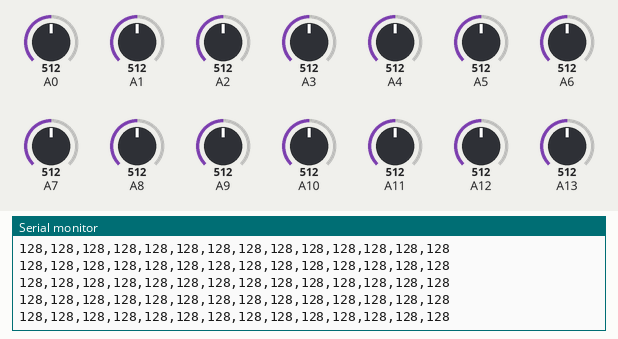
This sketch was run on a simulated Arduino Mega 2560, built with avr-gcc and run on an emulated ATmega2560. Parts: the last lines printed to the serial monitor. The inputs (shaded band) are chosen by the test bench; at power-on: A0 = 512, A1 = 512, A2 = 512, A3 = 512, A4 = 512, A5 = 512, A6 = 512, A7 = 512, A8 = 512, A9 = 512, A10 = 512, A11 = 512, A12 = 512, A13 = 512.

Above: at 1.2 s.
1.3 s: A0 set to 418
At 1.43 s:
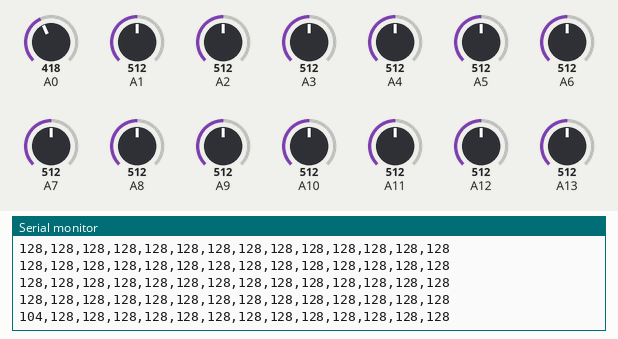
4.3 s: A0 set to 393
At 4.33 s:
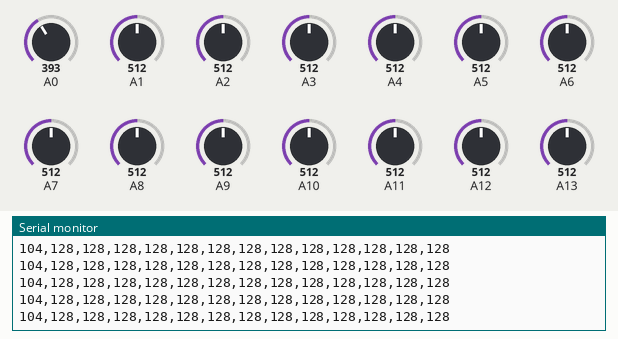
7.3 s: A1 set to 418
At 7.31 s:
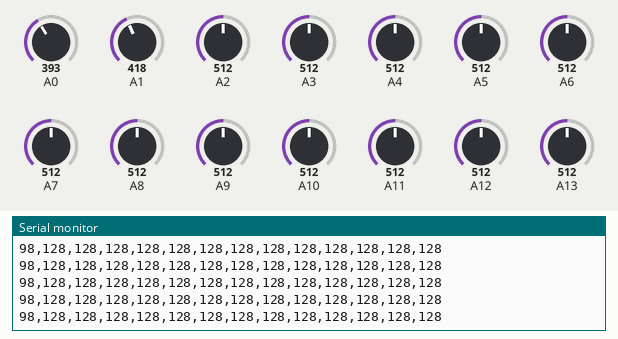
8.8 s: A1 set to 389
At 8.82 s:
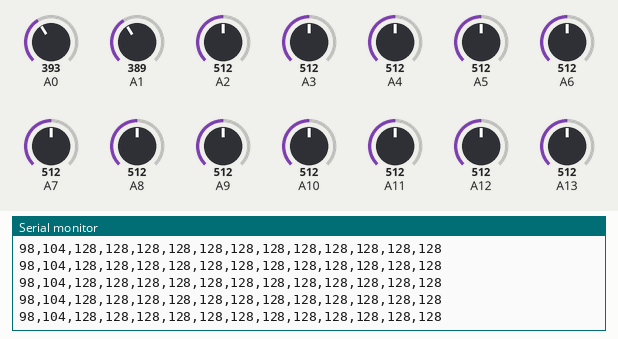
11.8 s: A2 set to 413
At 11.8 s:
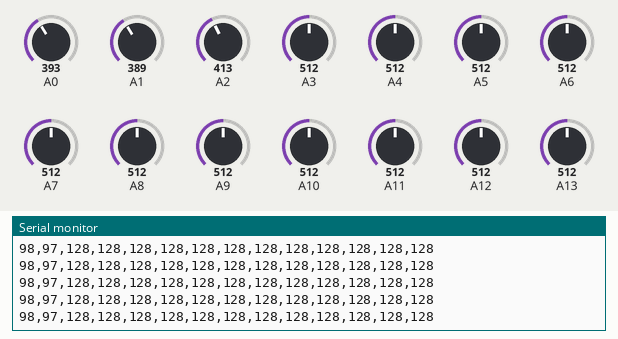
14.8 s: A2 set to 381
At 14.83 s:
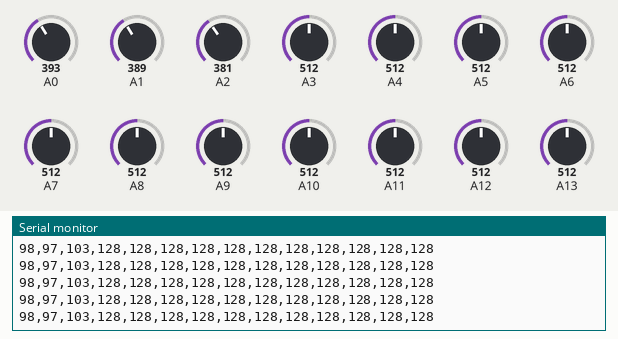
Timing chart, 0 to 17.3 s (numbered marks = the images above; inputs shaded):
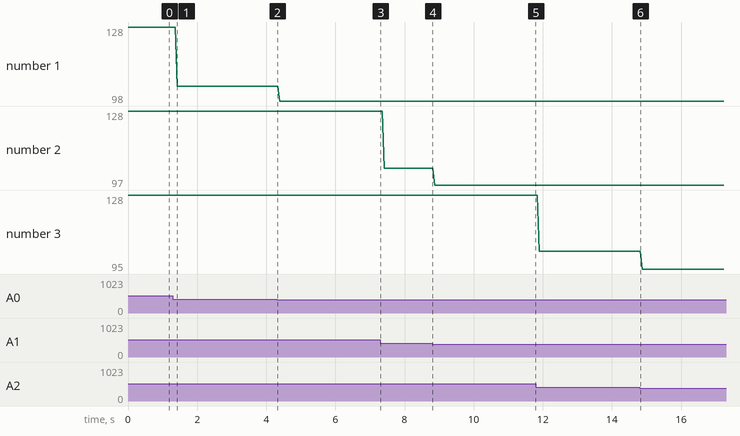

Measured:
- after the input at 1.3 s, the serial monitor: prints a new line after 0.12 s (image 1)
- plotted number 1: 128 → 104 after the input at 1.3 s, 104 → 98 after the input at 4.3 s
- plotted number 2: 104 → 97 after the input at 8.8 s
- plotted number 3: 128 → 103 after the input at 11.8 s, 103 → 95 after the input at 14.8 s

The sketch:

illuminate_arduino.ino
```cpp
void setup() {
  Serial.begin(9600);

}

void loop(){
  int val0 = analogRead(A0)/4;
  Serial.print(val0);
  Serial.print(',');
  int val1 = analogRead(A1)/4;
  Serial.print(val1);
  Serial.print(',');
  int val2 = analogRead(A2)/4;
  Serial.print(val2);
  Serial.print(',');
  int val3 = analogRead(A3)/4;
  Serial.print(val3);
  Serial.print(',');
  int val4 = analogRead(A4)/4;
  Serial.print(val4);
  Serial.print(',');
  int val5 = analogRead(A5)/4;
  Serial.print(val5);
  Serial.print(',');
  int val6 = analogRead(A6)/4;
  Serial.print(val6);
  Serial.print(',');
  int val7 = analogRead(A7)/4;
  Serial.print(val7);
  Serial.print(',');
  int val8 = analogRead(A8)/4;
  Serial.print(val8);
  Serial.print(',');
  int val9 = analogRead(A9)/4;
  Serial.print(val9);
  Serial.print(',');
  int val10 = analogRead(A10)/4;
  Serial.print(val10);
  Serial.print(',');
  int val11 = analogRead(A11)/4;
  Serial.print(val11);
  Serial.print(',');
  int val12 = analogRead(A12)/4;
  Serial.print(val12);
  Serial.print(',');
  int val13 = analogRead(A13)/4;
  Serial.println(val13);


}
```
